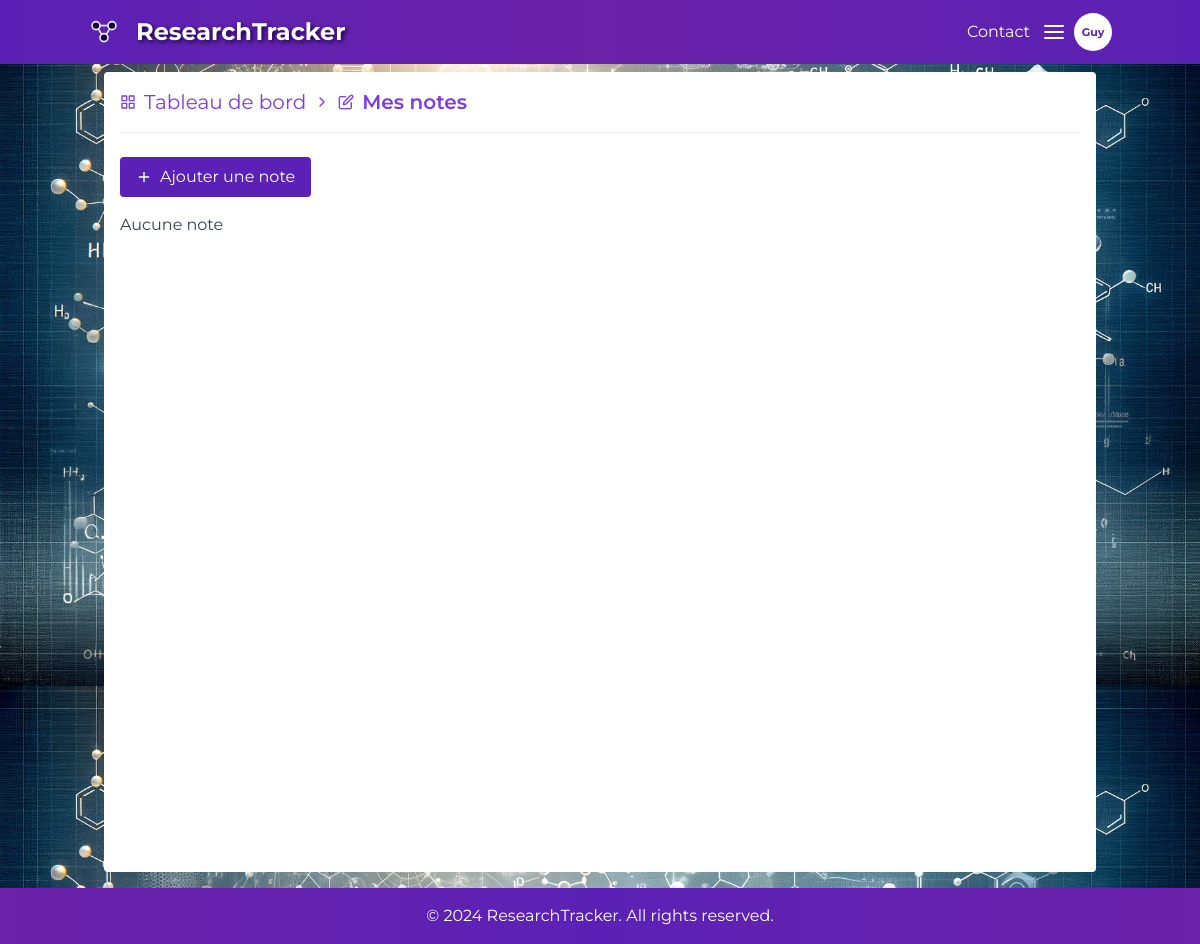
Page /note/list/ (signed in) on the earlier database version.
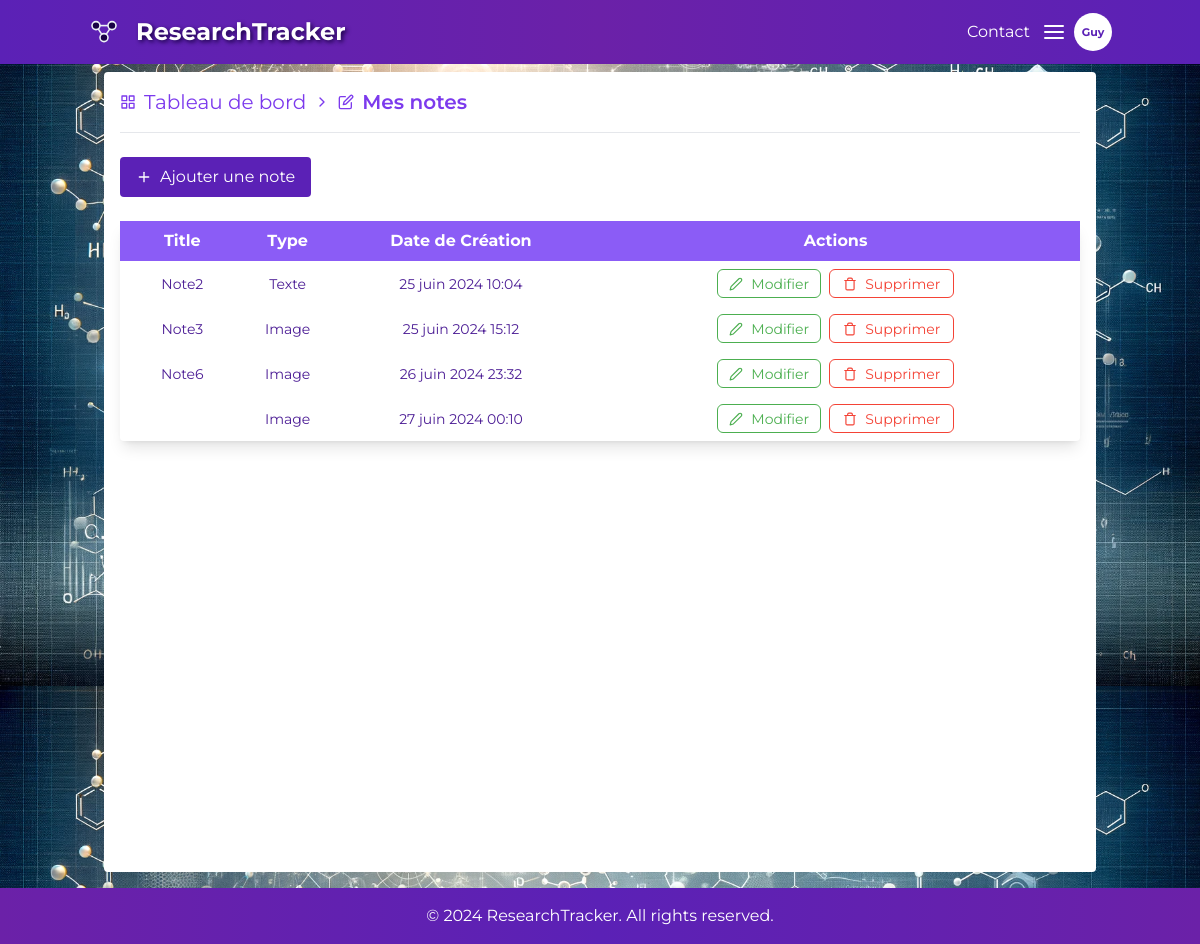
Same page on the later database version.
### note/models.py (models this page shows, shortened)
class Note(models.Model):
    NOTE_TYPES = (
        ('text', 'Texte'),
        ('image', 'Image'),
        ('video', 'Vidéo'),
        ('pdf', 'PDF'),
    )
    user = models.ForeignKey(CustomUser, on_delete=models.CASCADE, related_name='notes')
    title = models.CharField(max_length=255, blank=True)
    content = models.TextField(blank=True, null=True)
    note_type = models.CharField(max_length=10, choices=NOTE_TYPES, default='text')
    image = models.ImageField(upload_to='static/images/', blank=True, null=True)
    video = models.FileField(upload_to='static/videos/', blank=True, null=True)
    created_at = models.DateTimeField(auto_now_add=True)
    updated_at = models.DateTimeField(auto_now=True)
    file = models.FileField(upload_to='static/uploads/', blank=True, null=True)

### note/views.py (the view)
# urls.py: path('list/', NoteListView.as_view(), name='note-list'),
class NoteListView(LoginRequiredMixin, ListView):
    model = Note
    template_name = 'note_list.html'
    context_object_name = 'notes'
    def get_queryset(self):
        return Note.objects.filter(user=self.request.user)

### authentication/models.py (called while the page is built)
    @property
    def initials(self):
        if self.last_name:
            return self.last_name[:3].capitalize()
        return self.username[:3].capitalize()

### note/templates/note_list.html (shortened to what this page needs)
{% extends "base.html" %}
{% block content %}
    <div class="container mx-auto mt-2 bg-white p-4 h-screen rounded text-violet-900">
        <nav class="flex items-center text-xl mb-4 t text-violet-600 space-x-2">
            <a href="{% url 'dashboard' %}" class="flex items-center hover:underline">
                <i data-feather="grid" class="mr-2 md-icon feather-icon"></i>Tableau de bord</a>
            <i data-feather="chevron-right" class="mr-2 md-icon feather-icon"></i>
            <span class="flex items-center font-semibold"><i data-feather="edit" class="mr-2 md-icon feather-icon"></i>Mes notes</span>
        </nav>
        <hr class="mb-6">
        <div class="flex justify-between items-center mb-4">
            <a href="{% url 'note-create' %}"
               class="flex items-center bg-violet-800 text-white px-4 py-2 rounded hover:bg-violet-900"><i
                    data-feather="plus" class="mr-2 md-icon feather-icon"></i>Ajouter une
                note</a>
        </div>
        {% if notes %}
            <table class="min-w-full bg-white mt-6 shadow-lg rounded">
            <thead>
            <tr class="bg-violet-500 text-white ">
                <th class="py-2 px-4">Title</th>
                <th>Type</th>
                <th>Date de Création</th>
                <th>Actions</th>
            </tr>
            </thead>
            <tbody>
            {% for note in notes %}
                <tr class="text-sm text-center hover:bg-gray-50 p-2">
                    <td>{{ note.title }}</td>
                    <td>{{ note.get_note_type_display }}</td>
                    <td> {{ note.created_at }}</td>
                    <td class="flex justify-center py-2 px-4">
                        <a href="{% url 'note-update' note.pk %}" class="flex items-center button-edit mr-2"><i data-feather="edit-2" class="sm-icon mr-2"></i>Modifier</a>
                        <button class="flex items-center text-sm button-delete"
                                onclick="openModal({{ note.pk }})">
                            <i data-feather="trash" class="sm-icon mr-2"></i>Supprimer
                        </button>
                    </td>
                </tr>
            {% endfor %}
        {% else %}
            <p class="text-gray-700">Aucune note </p>
        {% endif %}
        </tbody>
        </table>
    </div>
{% endblock %}

Differences in the rows shown:
added Note: title "Note2", note_type "Texte", created_at "25 juin 2024 10:04"
added Note: title "Note3", note_type "Image", created_at "25 juin 2024 15:12"
added Note: title "Note6", note_type "Image", created_at "26 juin 2024 23:32"
added Note: note_type "Image", created_at "27 juin 2024 00:10"
Other differences:
text no longer shown: "Aucune note"
text now shown: "Title Type Date de Création Actions"
